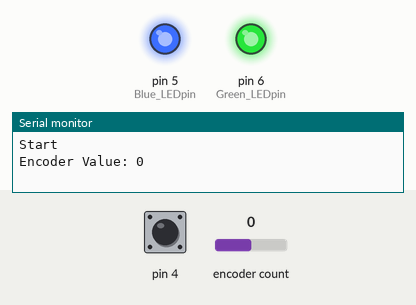
This sketch was run on a simulated Arduino Uno, built with avr-gcc and run on an emulated ATmega328P. Shown: output pins drawn as LEDs (lit = HIGH), the last lines printed to the serial monitor. The test bench sets the inputs (shaded band); at power-on: encoder count 0, pin 4 HIGH.

Above: at 1.7 s.
1.8 s: encoder count set to 1
At 2.06 s:
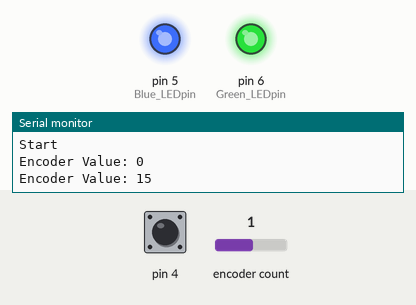
4.8 s: encoder count set to 5
At 4.95 s:
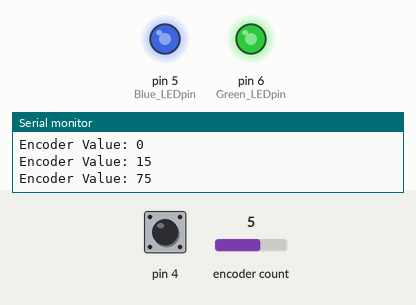
7.8 s: encoder count set to 9
At 7.95 s:
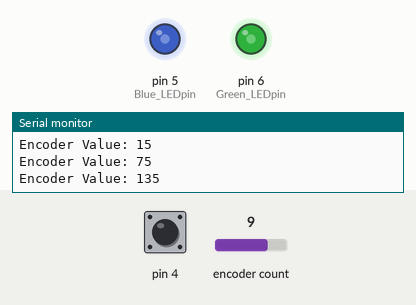
10.8 s: encoder count set to 13
13.8 s: encoder count set to 17
Timing chart, 0 to 17.8 s (numbered marks = the images above; inputs shaded):
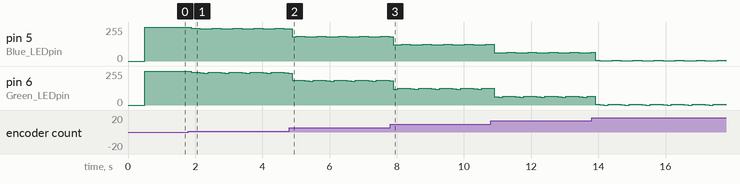

Measured:
- after the input at 1.8 s, pin 5 (Blue_LEDpin): 255/255 → 246/255 after 0.08 s, then repeats every 0.63 s: 243/255 0.13 s, 241/255 0.25 s, 246/255 0.25 s; pin 6 (Green_LEDpin): 255/255 → 246/255 after 0.08 s, then repeats every 0.63 s: 244/255 0.13 s, 242/255 0.13 s, 240/255 0.13 s, 244/255 0.13 s, 246/255 0.13 s

The sketch:

ESI_N_1_Standalone_Control_Rev2.ino
```cpp
// Here's an encoder reader that maps and limits the output
// Encoder value is sent to serial, and PWM light outputs .
//  This is built around the N=1 test standalone test fixture board
//  and the Sparkfun RBG push-button encoder. (which needs a pull down resitor BTW)

// Use the softwareserial library to create a new "soft" serial port
// for the display. This prevents display corruption when uploading code.
#include <SoftwareSerial.h>

// Attach the serial display's RX line to digital pin 2
SoftwareSerial LCDSerial(12,13); // pin 2 = TX, pin 3 = RX (unused)

#include <ClickEncoder.h>
#include <TimerOne.h>


#define ENC_FLAKY
ClickEncoder *encoder;
int16_t last, value, b, last2, wiggle, lastB;

boolean buttOn;

int Wiggle[]    = {1,    4,    6,  6,    6,    4,     3,   2,   1,   0};

int  Red_LEDpin = 7;
int  Green_LEDpin = 6;
int  Blue_LEDpin = 5;
int  knobValue;
int  scaler = 15;

void timerIsr() {
  encoder->service();
}


//    setup section _________________________________________________________________________

void setup()
{
  LCDSerial.begin(9600); // set up serial port for 9600 baud
  delay(500); // wait for display to boot up

  encoder = new ClickEncoder(3, 2, 4);
  Timer1.initialize(1000);
  Timer1.attachInterrupt(timerIsr);

  last = -1;

  Serial.begin(9600);
  Serial.println("Start");

  pinMode(4, INPUT);


}

//    looping section _________________________________________________________________________

void loop()
{
  knobValue = getEncoder();

  b = digitalRead(4);

  knobValue=map( knobValue, 0,255,255,0);

  analogWrite(Blue_LEDpin, breath(knobValue));
  analogWrite(Green_LEDpin, breath(knobValue));

  delay(125);

}


//    support functions section _________________________________________________________________________


int  getEncoder(void)
{


     value += (encoder->getValue()*scaler);


//limit the output to greater than zero
  if (value < 0){
    value = 0;
  }

  // but less than 255
  if (value > 255){
    value = 255;
  }


  if (value != last)
  {
    last = value;
    Serial.print("Encoder Value: ");
    Serial.println(value);
  }

  return value;
}


//  This just moves the input up and down by a few counts to simulate a breathing rythm)
int  breath(int wind)
{

  wind = wind + Wiggle[wiggle];

  if(wiggle < 9)
  {
    wiggle++;
  }
  else
  wiggle =0;

  //limit the output to greater than zero
  if (wind < 0){
    wind = 0;
  }

  // but less than 255
  if (wind > 255){
    wind = 255;
  }


  return wind;
}
```
